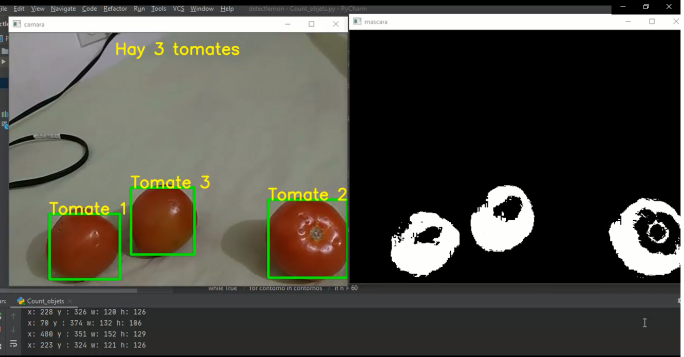
#> input picture img/screenshoot.png, 1367 x 713 px, given in place of the camera (shown at 1/2 size)
$ python count_tomatoes.py
#> lines starting #> are read from the running program, lines starting #| are printed output that depends on the picture; after the words box and inside, x2 and y2 are one past the last pixel; in counts of white or black regions, pixels touching at a corner belong together
import cv2
import numpy as np

cam = cv2.VideoCapture(1)
kernel = np.ones((1, 1), np.uint8)
font = cv2.FONT_HERSHEY_SIMPLEX

while True:
    ret, frame = cam.read()
#> frame is the input picture: shape (713, 1367, 3); mean B, G, R 66.9, 74.8, 76.3
    hsv = cv2.cvtColor(frame, cv2.COLOR_BGR2HSV)
#> hsv: shape (713, 1367, 3); mean H, S, V 32.7, 27.7, 79

    range_min = np.array([0, 211, 60])
    range_max = np.array([114, 255, 255])

    mascara = cv2.inRange(hsv, range_min, range_max)
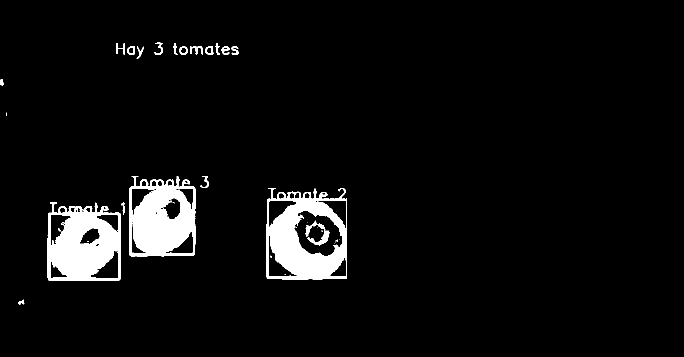
#> mascara: shape (713, 1367) (shown at 1/2 size); 5.1% white; 36 white regions (17 under 20 px)
    opening = cv2.morphologyEx(mascara, cv2.MORPH_OPEN, kernel)

    contornos, hierachy = cv2.findContours(opening, cv2.RETR_EXTERNAL, cv2.CHAIN_APPROX_SIMPLE)
#> contornos = 20 contours, 2 with area under 20; largest, box (x1, y1, x2, y2) and area: (532, 376, 694, 559) 26480, (94, 404, 242, 562) 20594, (258, 352, 391, 513) 19053, (359, 92, 376, 110) 210, (411, 92, 427, 110) 208
    cont = 0;
    for contorno in contornos:
        x, y, w, h = cv2.boundingRect(contorno)

        if h > 60:
          cont += 1
          cv2.rectangle(frame, (x, y), (x + w, y + h), (0, 255, 0), 3)
          print("x: {} y : {} w: {} h: {} ".format(x, y, w, h))
          cv2.putText(frame,'Tomate {}'.format(cont),(x,y),font,1,(0,255,255),2,cv2.LINE_AA)
#> this loop made 20 passes
#> (x, y, w, h) on passes 1, 2, 3, 4, 6, 7, 9, 10, 11, 12, 13, 14: (37, 599, 12, 10), (242, 404, 7, 25), (94, 404, 148, 158), (532, 376, 162, 183), (400, 352, 18, 24), (258, 352, 133, 161), (1, 158, 6, 13), (462, 93, 15, 17), (273, 93, 15, 24), (443, 92, 16, 18), (411, 92, 16, 18), (380, 92, 26, 17)
#> (contorno, x, y, w, h) on passes 5, 8: ([[377, 369], [378, 369]], 377, 369, 2, 1), ([[12, 225], [12, 231]], 12, 225, 1, 7)
#| x: 94 y : 404 w: 148 h: 158
#| x: 532 y : 376 w: 162 h: 183
#| x: 258 y : 352 w: 133 h: 161
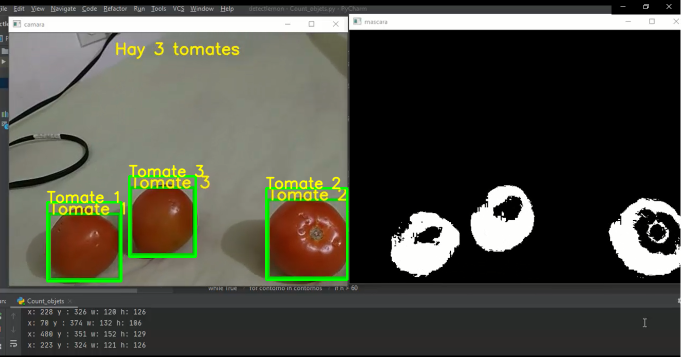
#> frame: shape (713, 1367, 3) (shown at 1/2 size); 1.33% of pixels changed, all inside (x1, y1, x2, y2) = (92, 329, 697, 565)
#> after the loop, cont = 3

    cv2.putText(frame, 'Hay {} tomates'.format(cont), (200, 40), font, 1, (0, 255, 255), 2, cv2.LINE_AA)
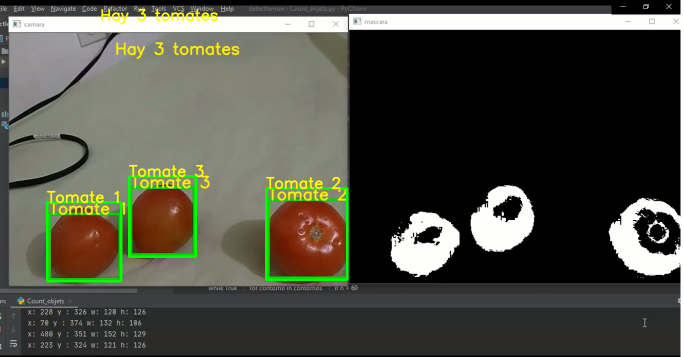
#> frame: shape (713, 1367, 3) (shown at 1/2 size); 0.26% of pixels changed, all inside (x1, y1, x2, y2) = (202, 17, 436, 50)
    cv2.imshow("camara", frame)
    cv2.imshow("mascara", opening)


    k = cv2.waitKey(1) & 0xFF
#> (key Esc is pressed here)
    if k == 27:
        break
